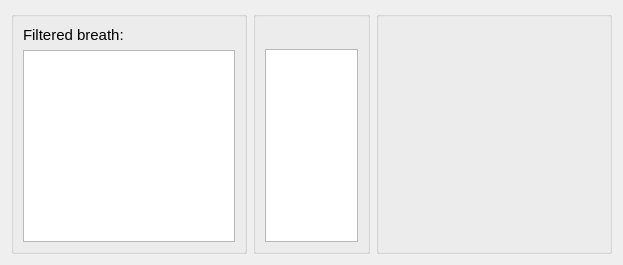
          <widget class="QWidget" name="tab_17">
           <attribute name="title">
            <string>Logs</string>
           </attribute>
           <layout class="QHBoxLayout" name="horizontalLayout_6" stretch="2,1,2">
            <item>
             <widget class="QGroupBox" name="groupBox_7">
              <property name="title">
               <string/>
              </property>
              <layout class="QVBoxLayout" name="verticalLayout_23">
               <item>
                <widget class="QLabel" name="label_16">
                 <property name="font">
                  <font>
                   <pointsize>11</pointsize>
                  </font>
                 </property>
                 <property name="text">
                  <string>Filtered breath:</string>
                 </property>
                </widget>
               </item>
               <item>
                <widget class="QPlainTextEdit" name="plainTextEdit">
                 <property name="font">
                  <font>
                   <pointsize>10</pointsize>
                  </font>
                 </property>
                </widget>
               </item>
              </layout>
             </widget>
            </item>
            <item>
             <widget class="QGroupBox" name="groupBox_8">
              <property name="title">
               <string/>
              </property>
              <layout class="QVBoxLayout" name="verticalLayout_22">
               <item>
                <widget class="QLabel" name="label_2">
                 <property name="font">
                  <font>
                   <pointsize>11</pointsize>
                  </font>
                 </property>
                 <property name="text">
                  <string/>
                 </property>
                </widget>
               </item>
               <item>
                <widget class="QPlainTextEdit" name="plainTextEdit_2">
                 <property name="font">
                  <font>
                   <pointsize>10</pointsize>
                  </font>
                 </property>
                </widget>
               </item>
              </layout>
             </widget>
            </item>
            <item>
             <widget class="QGroupBox" name="groupBox_9">
              <property name="title">
               <string/>
              </property>
             </widget>
            </item>
           </layout>
           <zorder>groupBox_8</zorder>
           <zorder>groupBox_7</zorder>
           <zorder>groupBox_9</zorder>
          </widget>
